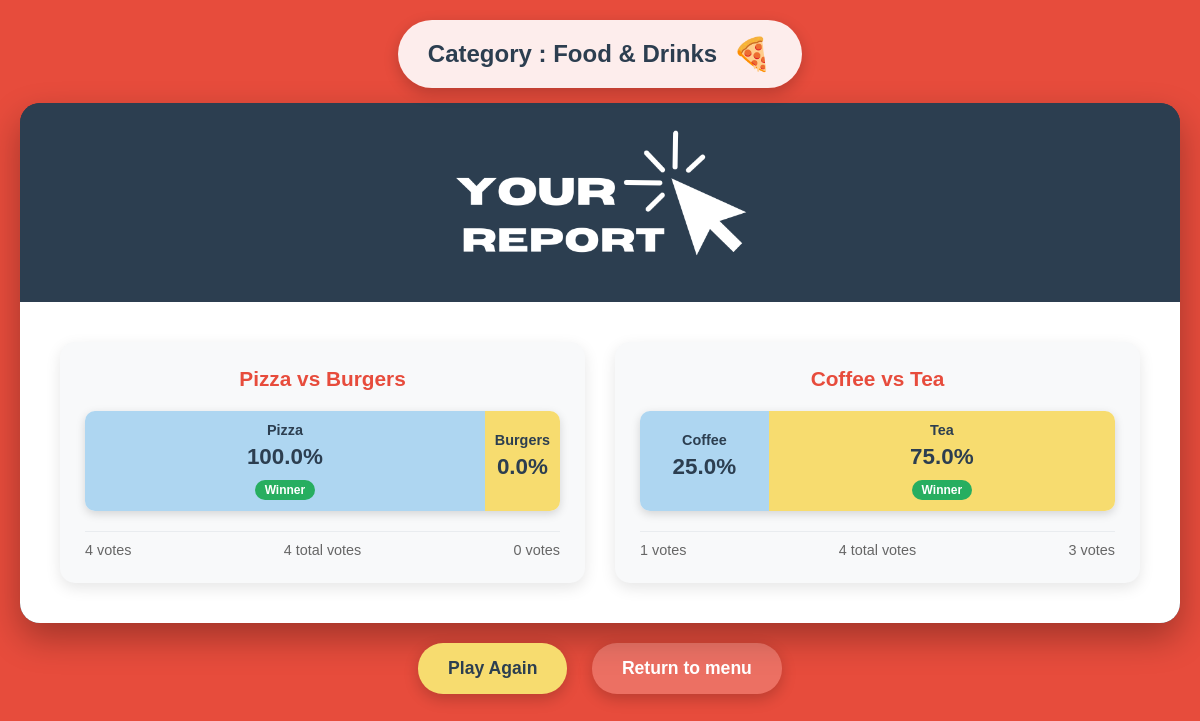
/polls/quiz-summary/1/, run on the app's committed database.
### polls/models.py (models this page shows, shortened)
class ThisOrThatCategory(models.Model):
    name = models.CharField(max_length=50)
    icon = models.CharField(max_length=20, default="🎯")  # Emoji icon
    description = models.TextField(blank=True)
    is_active = models.BooleanField(default=True)
    created_at = models.DateTimeField(auto_now_add=True)
    class Meta:
        verbose_name_plural = "Categories"

class ThisOrThat(models.Model):
    category = models.ForeignKey(ThisOrThatCategory, on_delete=models.CASCADE)
    option_a = models.CharField(max_length=100)
    option_b = models.CharField(max_length=100)
    option_a_image = models.URLField(blank=True)  # Optional image URLs
    option_b_image = models.URLField(blank=True)
    votes_a = models.IntegerField(default=0)
    votes_b = models.IntegerField(default=0)
    created_at = models.DateTimeField(auto_now_add=True)
    is_active = models.BooleanField(default=True)
    featured = models.BooleanField(default=False)
    @property
    def total_votes(self):
        return self.votes_a + self.votes_b
    @property
    def percentage_a(self):
        if self.total_votes == 0:
            return 50
        return round((self.votes_a / self.total_votes) * 100, 1)
    @property
    def percentage_b(self):
        if self.total_votes == 0:
            return 50
        return round((self.votes_b / self.total_votes) * 100, 1)

### polls/views.py (the view)
# urls.py: path('quiz-summary/<int:category_id>/', views.quiz_summary, name='quiz_summary'),
def quiz_summary(request, category_id):
    category = get_object_or_404(ThisOrThatCategory, id=category_id, is_active=True)
    questions = ThisOrThat.objects.filter(category=category, is_active=True)
    user_votes = {}
    if request.user.is_authenticated:
        votes = Vote.objects.filter(
            user=request.user,
            this_or_that__category=category
        ).select_related('this_or_that')
        user_votes = {vote.this_or_that.id: vote.choice for vote in votes}
    elif request.session.session_key:
        votes = Vote.objects.filter(
            session_key=request.session.session_key,
            this_or_that__category=category
        ).select_related('this_or_that')
        user_votes = {vote.this_or_that.id: vote.choice for vote in votes}
    questions_with_results = []
    total_votes = 0
    for question in questions:
        total_votes += question.total_votes
        questions_with_results.append({
            'option_a': question.option_a,
            'option_b': question.option_b,
            'votes_a': question.votes_a,
            'votes_b': question.votes_b,
            'total_votes': question.total_votes,
            'percentage_a': question.percentage_a,
            'percentage_b': question.percentage_b,
            'user_choice': user_votes.get(question.id, None),  # Add user's choice
        })
    total_questions = questions.count()
    avg_votes_per_question = (total_votes / total_questions) if total_questions > 0 else 0
    return render(request, 'polls/quiz_summary.html', {
        'category': category,
        'questions_with_results': questions_with_results,
        'total_questions': total_questions,
        'total_votes': total_votes,
        'avg_votes_per_question': avg_votes_per_question,
    })

### polls/templates/polls/quiz_summary.html (shortened to what this page needs)
{% load static %}
<!DOCTYPE html>
<html lang="en">
<head>
</head>
<body>
    <div class="container">
        <div class="header">
            <div class="category-header">
                <span>Category : {{ category.name }}</span>
                <span class="category-icon">{{ category.icon }}</span>
            </div>
        </div>
        <div class="main-card">
            <div class="game-title">
                <img src="{% static 'polls/images/report.png' %}" alt="This or That">
            </div>
            <div class="results-container">
                {% for question in questions_with_results %}
                <div class="question-card">
                    <div class="question-title">{{ question.option_a }} vs {{ question.option_b }}</div>
                    <div class="result-bars">
                        <div class="result-bar result-bar-a" style="flex: {{ question.percentage_a|default:1 }};">
                            <div class="option-name">{{ question.option_a }}</div>
                            <div class="percentage">{{ question.percentage_a }}%</div>
                            <div class="badges">
                                {% if question.votes_a > question.votes_b %}
                                    <span class="winner-badge">Winner</span>
                                {% endif %}
                            </div>
                        </div>
                        <div class="result-bar result-bar-b" style="flex: {{ question.percentage_b|default:1 }};">
                            <div class="option-name">{{ question.option_b }}</div>
                            <div class="percentage">{{ question.percentage_b }}%</div>
                            <div class="badges">
                                {% if question.votes_b > question.votes_a %}
                                    <span class="winner-badge">Winner</span>
                                {% endif %}
                            </div>
                        </div>
                    </div>
                    <div class="vote-details">
                        <span>{{ question.votes_a }} votes</span>
                        <span>{{ question.total_votes }} total votes</span>
                        <span>{{ question.votes_b }} votes</span>
                    </div>
                </div>
                {% endfor %}
            </div>
        </div>
        <div class="actions">
            <a href="{% url 'polls:this_or_that' category.id %}?reset=true" class="btn">Play Again</a>
            <a href="{% url 'polls:this_or_that_home' %}" class="btn btn-secondary">Return to menu</a>
        </div>
    </div>
</body>
</html>

### polls/templates/polls/quiz_summary.html (style rules this page uses)
* { margin: 0; padding: 0; box-sizing: border-box; }
body { font-family: 'Arial Black', Arial, sans-serif; background: #E74C3C; min-height: 100vh; padding: 20px; color: white; }
.container { max-width: 1200px; margin: 0 auto; }
.header { text-align: center; margin-bottom: 15px; }
.category-header { background: rgba(255, 255, 255, 0.9); display: inline-flex; align-items: center; gap: 15px; padding: 15px 30px; border-radius: 50px; box-shadow: 0 5px 15px rgba(0,0,0,0.2); color: #2C3E50; font-size: 1.5rem; font-weight: bold; }
.category-icon { font-size: 2rem; }
.main-card { background: #2C3E50; border-radius: 20px; overflow: hidden; box-shadow: 0 15px 35px rgba(0,0,0,0.3); margin-bottom: 10px; }
.game-title { background: #2C3E50; color: white; text-align: center; padding: 15px; display: flex; align-items: center; justify-content: center; }
.game-title img { max-width: 300px; height: auto; filter: brightness(0) invert(1); }
.results-container { background: white; padding: 40px; display: grid; grid-template-columns: repeat(auto-fit, minmax(400px, 1fr)); gap: 30px; }
.question-card { background: #f8f9fa; border-radius: 15px; padding: 25px; box-shadow: 0 5px 15px rgba(0,0,0,0.1); }
.question-title { font-size: 1.3rem; font-weight: bold; color: #E74C3C; text-align: center; margin-bottom: 20px; }
.result-bars { display: flex; height: 100px; border-radius: 10px; overflow: hidden; margin-bottom: 20px; box-shadow: 0 3px 10px rgba(0,0,0,0.15); }
.result-bar { display: flex; align-items: center; justify-content: center; color: #2C3E50; font-weight: bold; font-size: 1rem; position: relative; transition: all 0.3s ease; flex-direction: column; padding: 10px; gap: 5px; }
.result-bar-a { background: #AED6F1; }
.result-bar-b { background: #F7DC6F; }
.option-name { font-size: 0.9rem; text-align: center; line-height: 1.2; }
.percentage { font-size: 1.4rem; font-weight: 900; }
.badges { display: flex; gap: 5px; margin-top: 5px; flex-wrap: wrap; justify-content: center; }
.winner-badge { background: #27AE60; color: white; padding: 3px 10px; border-radius: 12px; font-size: 0.75rem; font-weight: bold; }
.vote-details { display: flex; justify-content: space-between; font-size: 0.9rem; color: #666; margin-top: 15px; padding-top: 10px; border-top: 1px solid #e9ecef; }
.actions { text-align: center; margin-top: 20px; }
.btn { background: #F7DC6F; color: #2C3E50; border: none; padding: 15px 30px; border-radius: 25px; font-size: 1.1rem; font-weight: bold; cursor: pointer; text-decoration: none; display: inline-block; transition: all 0.3s ease; box-shadow: 0 5px 15px rgba(0,0,0,0.2); margin: 0 10px; }
.btn-secondary { background: rgba(255,255,255,0.2); color: white; }

### data on the page
ThisOrThatCategory: name "Food & Drinks", icon "🍕"
ThisOrThat: option_a "Pizza", option_b "Burgers", option_a "Pizza", option_b "Burgers"
ThisOrThat: option_a "Coffee", option_b "Tea", option_a "Coffee", option_b "Tea"

### other printed values
{{ question.percentage_a }} "100.0" "25.0"
{{ question.percentage_b }} "0.0" "75.0"
{{ question.votes_a }} "4" "1"
{{ question.total_votes }} "4" "4"
{{ question.votes_b }} "0" "3"
